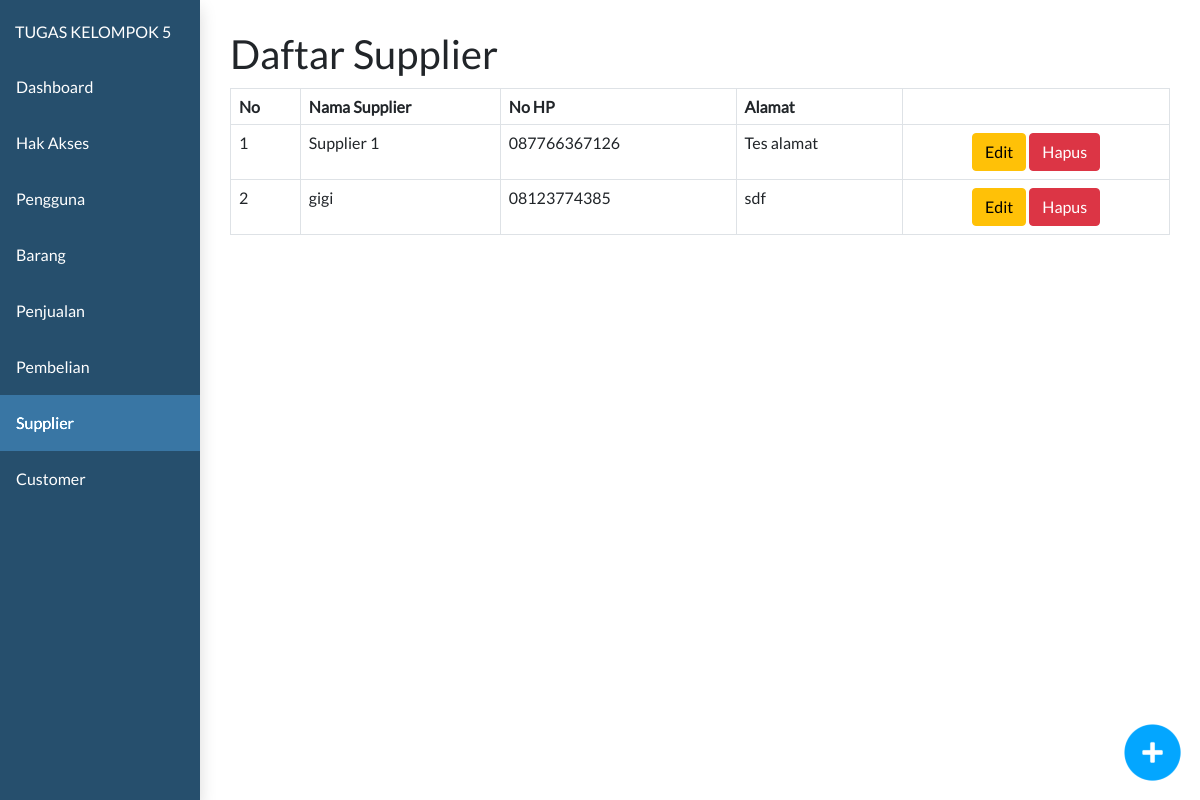
The page /toko/admin.php?page=supplier&subpage=supplier-list on the database its author committed.
### tables this page shows
CREATE TABLE `supplier` (
  `id_supplier` int(11) NOT NULL,
  `nama_supplier` varchar(255) DEFAULT NULL,
  `no_hp_supplier` varchar(30) DEFAULT NULL,
  `alamat_supplier` text DEFAULT NULL
);

### toko/controller/supplier_controller.php (called while the page is built, shortened)
<?php
require_once "controller/base_controller.php";
class SupplierController {
    function callmodel(){
        $baseController = new BaseController();
    }
    function supplier_list(){
        $model = new model;
        $supplier_list = $model->select("supplier");
        return $supplier_list;
    }
}
?>

### toko/model/model.php (called while the page is built, shortened)
<?php
class model {
    function select($table){
        require "koneksi.php";
        $data = mysqli_query($connect, "SELECT * FROM $table");
        $dataarray = array();
            while($row = mysqli_fetch_assoc($data)){
                $dataarray[] = $row;
            }
        return $dataarray;
    }
}
?>

### toko/view/supplier/supplier-list.php (the view, shortened to what this page needs)
<?php
require_once "controller/supplier_controller.php";
$supplierController = new SupplierController();
$supplierController->callasset();
$supplier_list = $supplierController->supplier_list();
?>
<html>
<head>
</head>
<div class="clm-12 np">
  <div class="container-full" id="daftarproduk">
    <h1>Daftar Supplier</h1>
    <table class="table table-bordered" style="margin-top:10px">
      <?php if ($supplier_list != null) : ?>
        <thead>
          <th>No</th>
          <th>Nama Supplier</th>
          <th>No HP</th>
          <th>Alamat</th>
          <th></th>
        </thead>
        <?php $no = 1;
        foreach ($supplier_list as  $supplier) : ?>
          <tr>
            <td><?php echo $no;
                $no++ ?></td>
            <td style="width:200px"><?php echo $supplier['nama_supplier'] ?></td>
            <td><?php echo $supplier['no_hp_supplier'] ?></td>
            <td><?php echo $supplier['alamat_supplier'] ?></td>
            <td class="text-center">
              <a href="submit.php?supplier-edit=<?php echo $supplier['id_supplier'] ?>"><button class="btn btn-warning">Edit</button></a>
              <a href="submit.php?supplier-delete=<?php echo $supplier['id_supplier'] ?>"><button class="btn btn-danger">Hapus</button></a>
            </td>
          </tr>
        <?php endforeach ?>
      <?php else : ?>
        <tr>
          <td colspan="7" style="text-align:center">Tidak Ada Data.</td>
        </tr>
      <?php endif ?>
    </table>
  </div>
</div>
<div class="fly-right">
  <a href="?page=supplier&&subpage=supplier-detail">
    <img src="assets/img/add_blue.png" class="flyitem" style="width:65px; height:65px;">
  </a>
</div>
</html>

### toko/assets/css/style.css (style rules this page uses)
* { font-family: 'lato'; margin: 0px; }
.clm-1, .clm-2, .clm-3, .clm-4, .clm-5, .clm-6, .clm-7, .clm-8, .clm-9, .clm-10, .clm-11, .clm-12 { float:left; padding:10px; box-sizing: border-box; }
.clm-12 { width:100%; }
.container-full { width: 100%; padding:15px;; margin-left: auto; margin-right: auto; box-sizing: border-box; float:left; }
.np { padding:0px; }
.fly-right { position: fixed; bottom:0px; right: 0px; float: left; padding: 15px; }

### rows shown on the page
supplier: nama_supplier "Supplier 1", no_hp_supplier "087766367126", alamat_supplier "Tes alamat"
supplier: nama_supplier "gigi", no_hp_supplier "08123774385", alamat_supplier "sdf"
